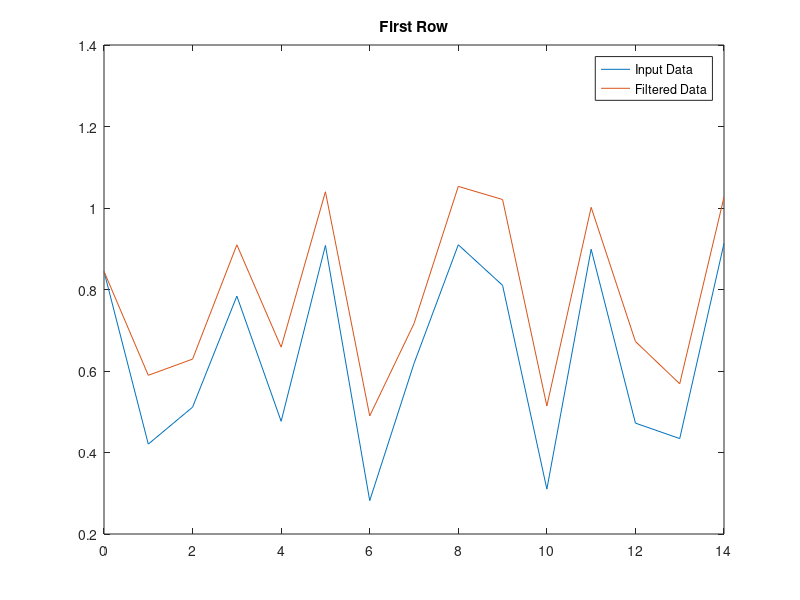
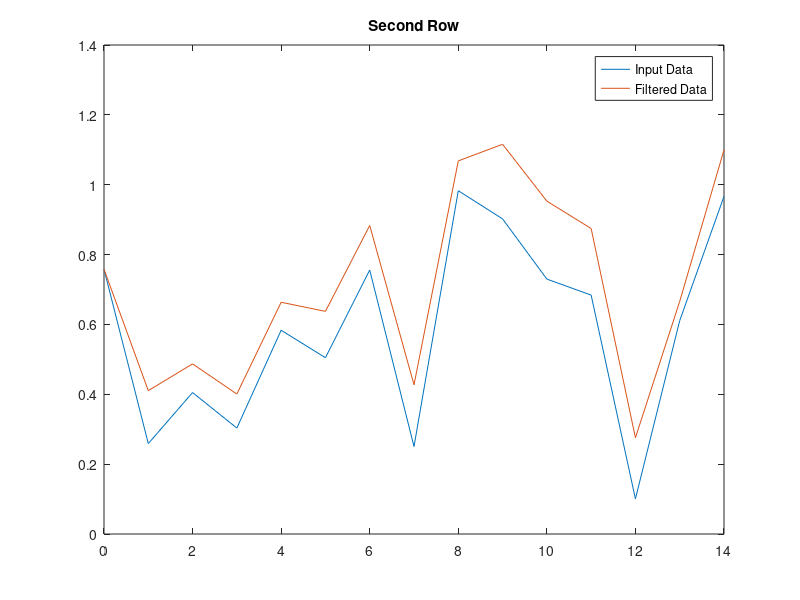

MATLAB code for these plots, in order:
clear all;

% Create a 2-by-15 matrix of random input data.
rng default  %initialize random number generator
x = rand(2,15);

% Define the numerator and denominator coefficients for the rational transfer function.
b = 1;
a = [1 -0.2];

% Apply the transfer function along the second dimension of x and return the 1-D digital filter of each row. 
y = filter(b,a,x,[],2);
t = 0:length(x)-1;  %index vector
plot(t,x(1,:))
hold on
plot(t,y(1,:))
legend('Input Data','Filtered Data')
title('First Row')

% Plot the second row of input data against the filtered data.
figure
plot(t,x(2,:))
hold on
plot(t,y(2,:))
legend('Input Data','Filtered Data')
title('Second Row')